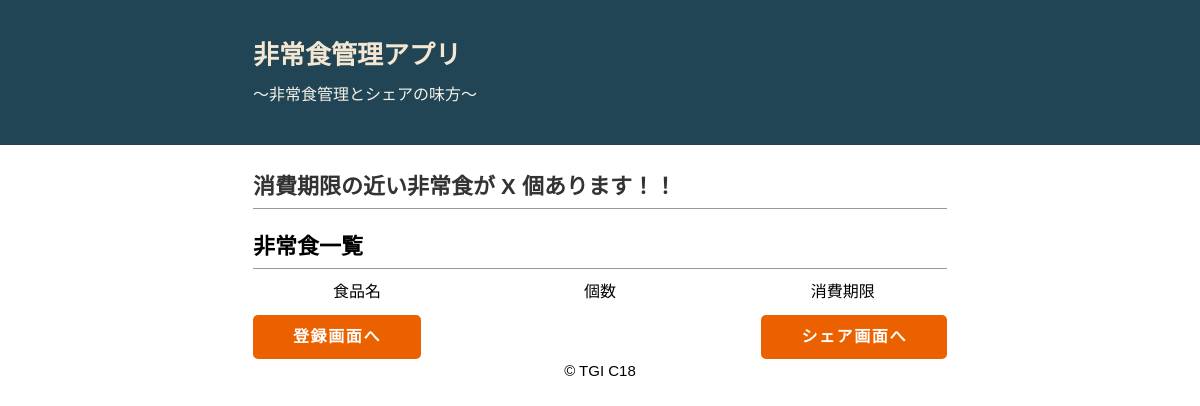
/emfood/, run on an earlier commit of the app's database.
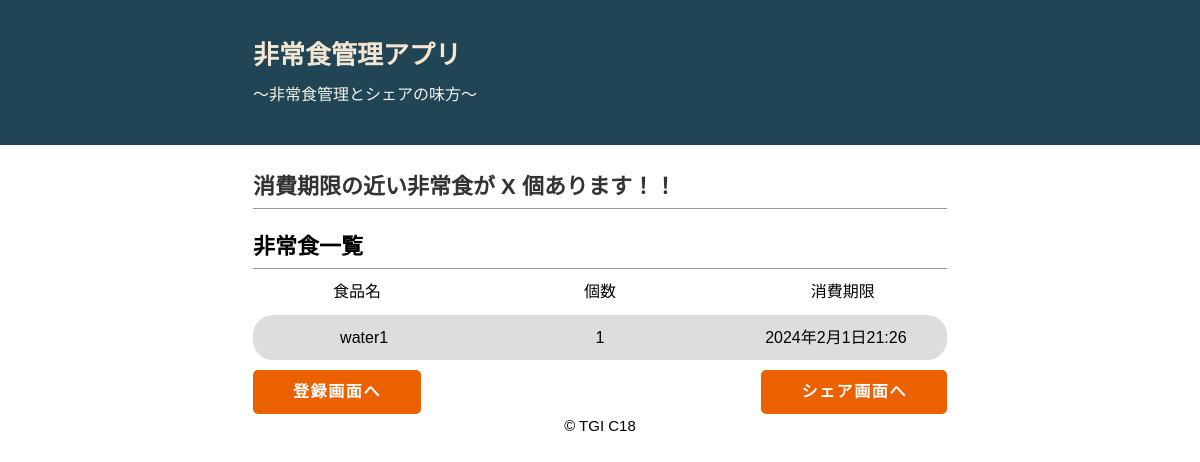
And on a later commit of the database.
### emfood/models.py (models this page shows)
class Emfood(models.Model):
    name = models.CharField(max_length=200)
    num = models.IntegerField()
    expire_date = models.DateTimeField(blank=True, null=True)

### emfood/views.py (the view)
# urls.py: path("", views.index, name="index"),
def index(request):
    foodData = Emfood.objects.all()
    header = ['ID', '非常食名', '保有数', '消費期限']
    my_dict = {
        'title': '保有非常食一覧',
        'header': header,
        'foodData': foodData,
    }
    return render(request, "emfood/index.html", my_dict)

### emfood/templates/emfood/index.html (shortened to what this page needs)
{% load static %}
<link rel="stylesheet" href="{% static 'emfood/style.css' %}">
<!DOCTYPE html>
<html lang="ja">
    <head>
    </head>
    <body>
        <div id="outer">
            <header>
                <div id="header-container">
                    <div id="head-inner">
                        <h1>非常食管理アプリ　</h1>
                        <p class="description">～非常食管理とシェアの味方～</p>
                    </div>
                </div>
            </header>
            <div id="content-wrapper">
                <main>
                    {% if True %}
                    <div id="inner">
                        <h2>消費期限の近い非常食が X 個あります！！</h2>
                    </div>
                    {% endif %}
                </main>
                <aside>
                    <h2>非常食一覧</h2>
                    <div class="food-list-head">
                        <div class='food-name'>食品名</div>
                        <div class='food-num'>個数</div>
                        <div class='food-ex'>消費期限</div>
                    </div>
                    {% for food in foodData %}
                    <div class="food-list">
                        <div class='food-name'>{{ food.name }}</div>
                        <div class='food-num'>{{ food.num}}</div>
                        <div class='food-ex'>{{ food.expire_date }}</div>
                    </div>
                    {% endfor %}
                </aside>
                <div class="container">
                    <a href="./register" class="btn btn--orange register-btn">登録画面へ<a>
                    <a href="" class="btn btn--orange share-btn">シェア画面へ</a>
                </div>
            </div>
            <footer>© TGI C18</footer>
        </div>
    </body>
</html>

What changed in the data, as far as the page shows it:
added Emfood: name "water1", num "1", expire_date "2024年2月1日21:26"
